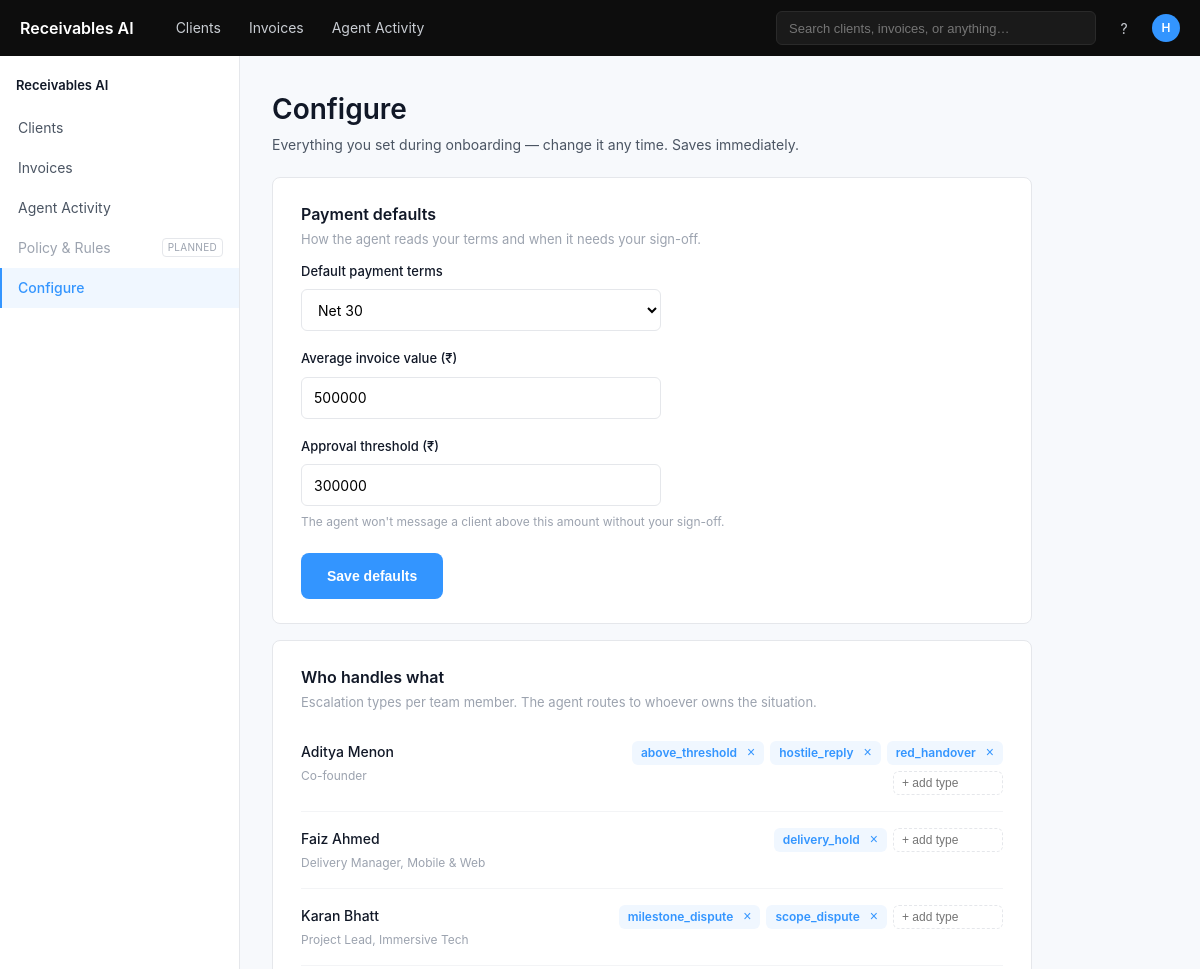
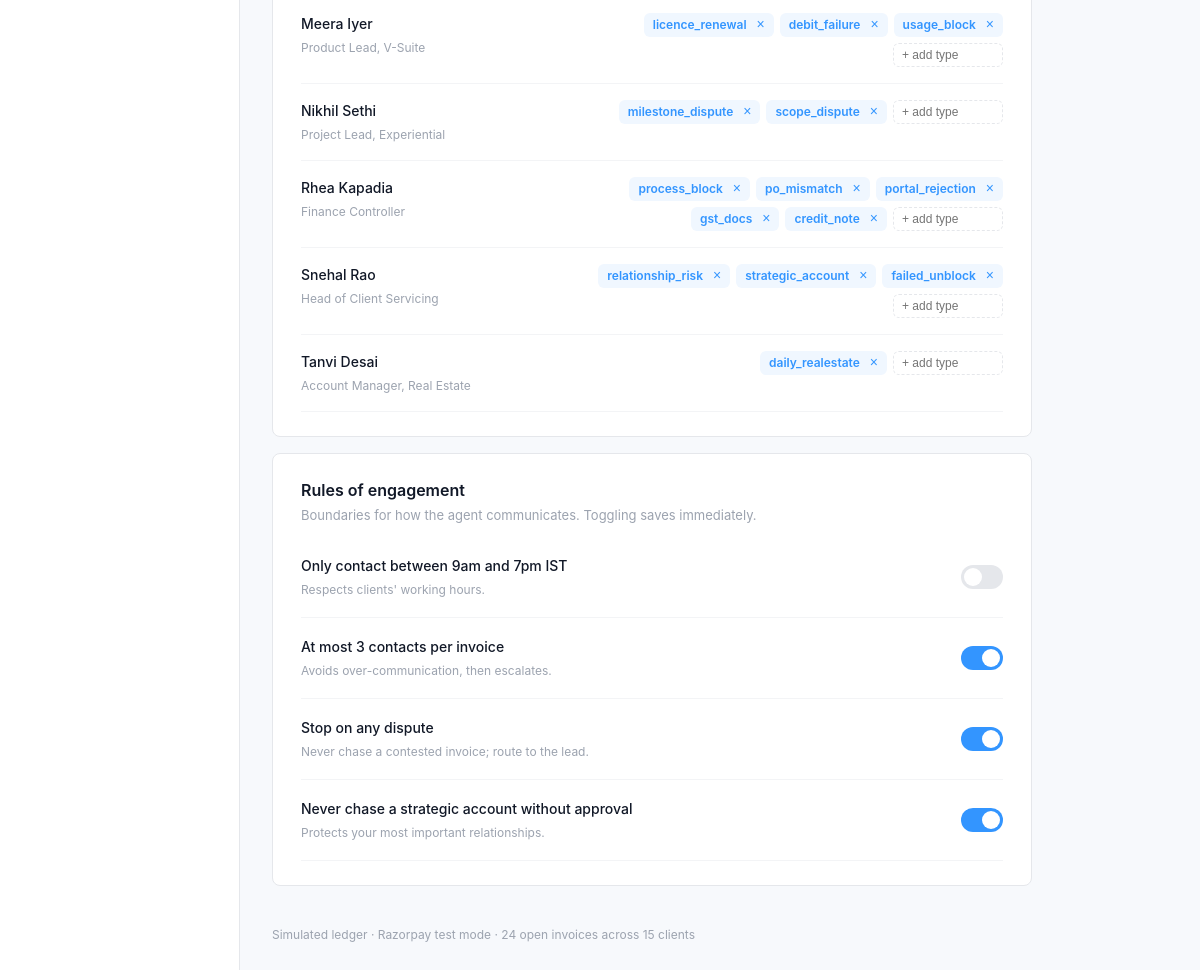
The page /configure on the database its author committed (2 pictures, top to bottom).
### tables this page shows
CREATE TABLE settings (key TEXT PRIMARY KEY, value TEXT);

CREATE TABLE team (
    person_id                TEXT PRIMARY KEY,   -- e.g. 'rhea'
    name                     TEXT NOT NULL,      -- 'Rhea Kapadia'
    role                     TEXT NOT NULL,      -- 'Finance Controller'
    service_line             TEXT,               -- 'Finance', 'V-Suite', ...
    handles_escalation_types TEXT                -- comma-separated escalation tags
);

### ui.py (the view)
@app.route("/configure")
def configure():
    conn = db_ro()
    try:
        ctx = base_ctx(conn)
        ctx["active"] = "configure"
        ctx["s"] = {k: get_setting(conn, k) for k in
                    ("payment_terms", "avg_invoice", "approval_threshold")}
        ctx["team"] = [{"pid": r["person_id"], "name": r["name"], "role": r["role"],
                        "types": [t for t in (r["handles_escalation_types"] or "").split(",") if t]}
                       for r in conn.execute("SELECT * FROM team ORDER BY person_id")]
        ctx["toggles"] = [{"key": k, "label": l, "desc": d, "on": get_setting(conn, k) == "1"}
                          for k, l, d in TOGGLES]
        return render_template("configure.html", **ctx)
    finally:
        conn.close()

### ui.py (called while the page is built)
def db_ro():
    conn = sqlite3.connect(f"file:{DB_PATH}?mode=ro", uri=True)
    conn.row_factory = sqlite3.Row
    return conn

def get_setting(conn, key, default=None):
    r = conn.execute("SELECT value FROM settings WHERE key=?", (key,)).fetchone()
    return r["value"] if r else default

def base_ctx(conn):
    n_open = conn.execute("SELECT COUNT(*) FROM invoices WHERE status != 'paid'").fetchone()[0]
    n_clients = conn.execute("SELECT COUNT(*) FROM clients").fetchone()[0]
    return {"product": "Receivables AI",
            "footer": f"Simulated ledger · Razorpay test mode · "
                      f"{n_open} open invoices across {n_clients} clients"}

### templates/configure.html (shortened to what this page needs)
{% extends "base.html" %}
{% block content %}
<h1>Configure</h1>
<p class="subtitle">Everything you set during onboarding — change it any time. Saves immediately.</p>
<div class="cfg">
  <div class="card">
    <h3>Payment defaults</h3>
    <div class="sub">How the agent reads your terms and when it needs your sign-off.</div>
    <form method="post" action="{{ url_for('onboarding_step1') }}" class="cfg-form">
      <div class="cfg-field">
        <label>Default payment terms</label>
        <select name="payment_terms">
          {% for t in [15,30,45,60] %}<option value="{{ t }}" {{ 'selected' if s.payment_terms == t|string }}>Net {{ t }}</option>{% endfor %}
        </select>
      </div>
      <div class="cfg-field">
        <label>Average invoice value (₹)</label>
        <input name="avg_invoice" value="{{ s.avg_invoice }}">
      </div>
      <div class="cfg-field">
        <label>Approval threshold (₹)</label>
        <input name="approval_threshold" value="{{ s.approval_threshold }}">
        <div class="hint">The agent won't message a client above this amount without your sign-off.</div>
      </div>
      <button class="btn cta" type="submit">Save defaults</button>
    </form>
  </div>
  <div class="card">
    <h3>Who handles what</h3>
    <div class="sub">Escalation types per team member. The agent routes to whoever owns the situation.</div>
    {% for m in team %}
    <div class="teamrow">
      <div class="tperson"><div class="tname">{{ m.name }}</div><div class="hint">{{ m.role }}</div></div>
      <div class="tchips">
        {% for t in m.types %}
        <span class="chip echip">{{ t }}
          <form method="post" action="{{ url_for('onboarding_team') }}" style="display:inline">
            <button class="chip-x" type="submit" title="Remove">×</button>
          </form>
        </span>
        {% endfor %}
        <form method="post" action="{{ url_for('onboarding_team') }}" style="display:inline">
          <input class="addchip" name="type" placeholder="+ add type">
        </form>
      </div>
    </div>
    {% endfor %}
  </div>
  <div class="card">
    <h3>Rules of engagement</h3>
    <div class="sub">Boundaries for how the agent communicates. Toggling saves immediately.</div>
    <form method="post" action="{{ url_for('onboarding_rules') }}">
      {% for t in toggles %}
      <div class="togglerow">
        <div><div class="tname">{{ t.label }}</div><div class="hint">{{ t.desc }}</div></div>
        <label class="switch">
          <span class="slider"></span>
        </label>
      </div>
      {% endfor %}
    </form>
  </div>
</div>
{% endblock %}

### static/app.css (style rules this page uses)
:root { --bg:#F7F9FC; --surface:#FFFFFF; --nav:#0D0D0D; --border:#E5E7EB; --divider:#F3F4F6; --tprimary:#111827; --tsecondary:#4B5563; --tmuted:#9CA3AF; --accent:#3395FF; --green-bg:#ECFDF5; --green-t:#065F46; --amber-bg:#FFFBEB; --amber-t:#92400E; --red-bg:#FEF2F2; --red-t:#991B1B; --positive:#059669; }
* { box-sizing:border-box }
html,body { margin:0 }
body { background:var(--bg);color:var(--tprimary); font:14px/1.5 -apple-system,BlinkMacSystemFont,"Segoe UI",Roboto,Helvetica,Arial,sans-serif; }
h1 { font-size:28px;font-weight:600;margin:0 }
.subtitle { color:var(--tsecondary);font-size:14px;margin:4px 0 0 }
.chip { display:inline-flex;align-items:center;gap:6px;border-radius:6px; padding:3px 9px;font-size:12px;font-weight:600 }
.card { background:var(--surface);border:1px solid var(--border);border-radius:8px; padding:18px;margin-bottom:16px }
.card h3 { font-size:15px;font-weight:600;margin:0 0 4px;display:flex;align-items:center }
.card .sub { font-size:13px;color:var(--tmuted);margin-bottom:12px }
.btn { height:36px;border-radius:6px;border:1px solid var(--border);background:#fff; color:var(--tprimary);font-size:13px;font-weight:500;padding:0 14px;cursor:pointer }
.hint { font-size:12px;color:var(--tmuted);margin-top:5px }
.teamrow { display:flex;align-items:flex-start;justify-content:space-between;gap:16px; padding:12px 0;border-bottom:1px solid var(--divider) }
.tchips { display:flex;flex-wrap:wrap;gap:6px;justify-content:flex-end;max-width:420px }
.chip-x { background:none;border:none;color:var(--accent);cursor:pointer;font-size:14px;padding:0 0 0 4px;line-height:1 }
.addchip { height:24px;border:1px dashed var(--border);border-radius:6px;font-size:12px;padding:0 8px;width:110px }
.togglerow { display:flex;align-items:center;justify-content:space-between;gap:16px; padding:14px 0;border-bottom:1px solid var(--divider) }
.switch { position:relative;display:inline-block;width:42px;height:24px;flex:0 0 42px }
.slider { position:absolute;inset:0;background:#E5E7EB;border-radius:24px;transition:.15s }
.slider:before { content:"";position:absolute;height:18px;width:18px;left:3px;top:3px;background:#fff; border-radius:50%;transition:.15s }
.switch input:checked + .slider { background:var(--accent) }
.switch input:checked + .slider:before { transform:translateX(18px) }
.btn.cta { background:var(--accent);color:#fff;border:none;height:46px;padding:0 26px; font-size:14px;font-weight:600;border-radius:8px;margin-top:8px }
.teamrow { padding:16px 0 }
.togglerow { padding:18px 0 }
.cfg { max-width:760px;margin-top:22px }
.cfg .card { padding:24px 28px }
.cfg .card h3 { font-size:16px;margin-bottom:4px }
.cfg-field { margin-bottom:18px }
.cfg-field:last-of-type { margin-bottom:14px }
.cfg-field label { display:block;font-size:13px;font-weight:500;margin-bottom:8px }
.cfg-field input,.cfg-field select { width:100%;max-width:360px;height:42px;border:1px solid var(--border); border-radius:6px;padding:0 12px;font-size:14px;font-family:inherit;background:#fff }
.cfg-field .hint { margin-top:7px }
.tperson { min-width:220px }
.tname { font-weight:500 }
.echip { background:#F0F7FF;color:var(--accent) }

### rows shown on the page
settings: avg_invoice "500000"
settings: approval_threshold "300000"
team: name "Aditya Menon", role "Co-founder", types "above_threshold" "hostile_reply" "red_handover"
team: name "Faiz Ahmed", role "Delivery Manager, Mobile & Web", handles_escalation_types "delivery_hold"
team: name "Karan Bhatt", role "Project Lead, Immersive Tech", types "milestone_dispute" "scope_dispute"
team: name "Meera Iyer", role "Product Lead, V-Suite", types "licence_renewal" "debit_failure" "usage_block"
team: name "Nikhil Sethi", role "Project Lead, Experiential", types "milestone_dispute" "scope_dispute"
team: name "Rhea Kapadia", role "Finance Controller", types "process_block" "po_mismatch" "portal_rejection" "gst_docs" "credit_note"
team: name "Snehal Rao", role "Head of Client Servicing", types "relationship_risk" "strategic_account" "failed_unblock"
team: name "Tanvi Desai", role "Account Manager, Real Estate", handles_escalation_types "daily_realestate"

### other values the page prints
{{ product }} "Receivables AI"
{{ t.label }} "Only contact between 9am and 7pm IST" "At most 3 contacts per invoice" "Stop on any dispute" "Never chase a strategic account without approval"
{{ t.desc }} "Respects clients' working hours." "Avoids over-communication, then escalates." "Never chase a contested invoice; route to the lead." "Protects your most important relationships."
{{ footer }} "Simulated ledger · Razorpay test mode · 24 open invoices across 15 clients"
